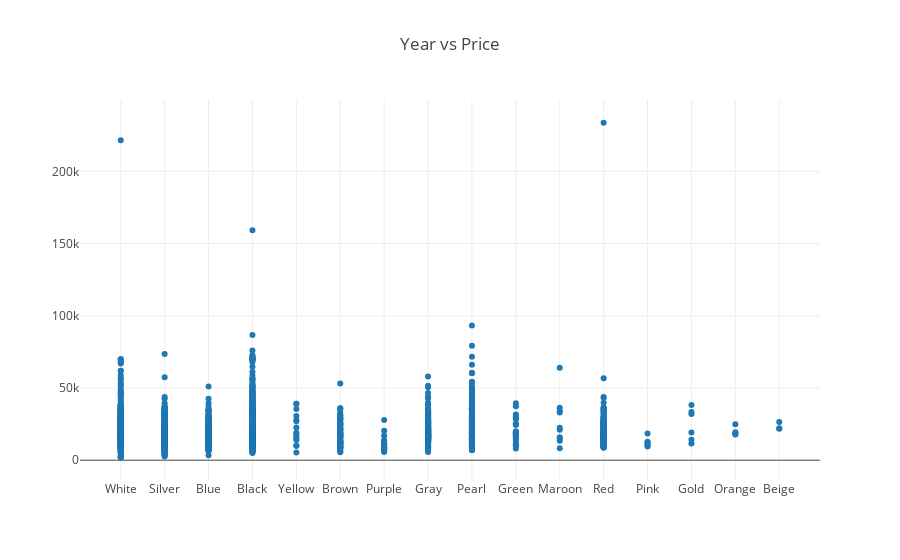

Notebook code cell kept with this figure:
### Code cell
from plotly.graph_objs import Scatter


data = [Scatter(x=df_clean['external color'], y=df_clean['price'], mode = 'markers')]#, text=df['movie_title'])]
layout = Layout(title="Year vs Price")

fig = Figure(data=data, layout=layout)

plotly.offline.iplot(fig, show_link=False)

### Figure 1 — Plotly figure (JSON) as saved in the notebook; plotly's stock layout.template omitted (floating-point values rounded to 4 significant figures; data arrays with more than 128 entries replaced by an {"elided": "..."} marker saying what was removed)
{"data": [{"mode": "markers", "type": "scatter", "x": {"elided": "2761 str values"}, "y": {"elided": "2761 int values"}}], "layout": {"title": "Year vs Price"}}
